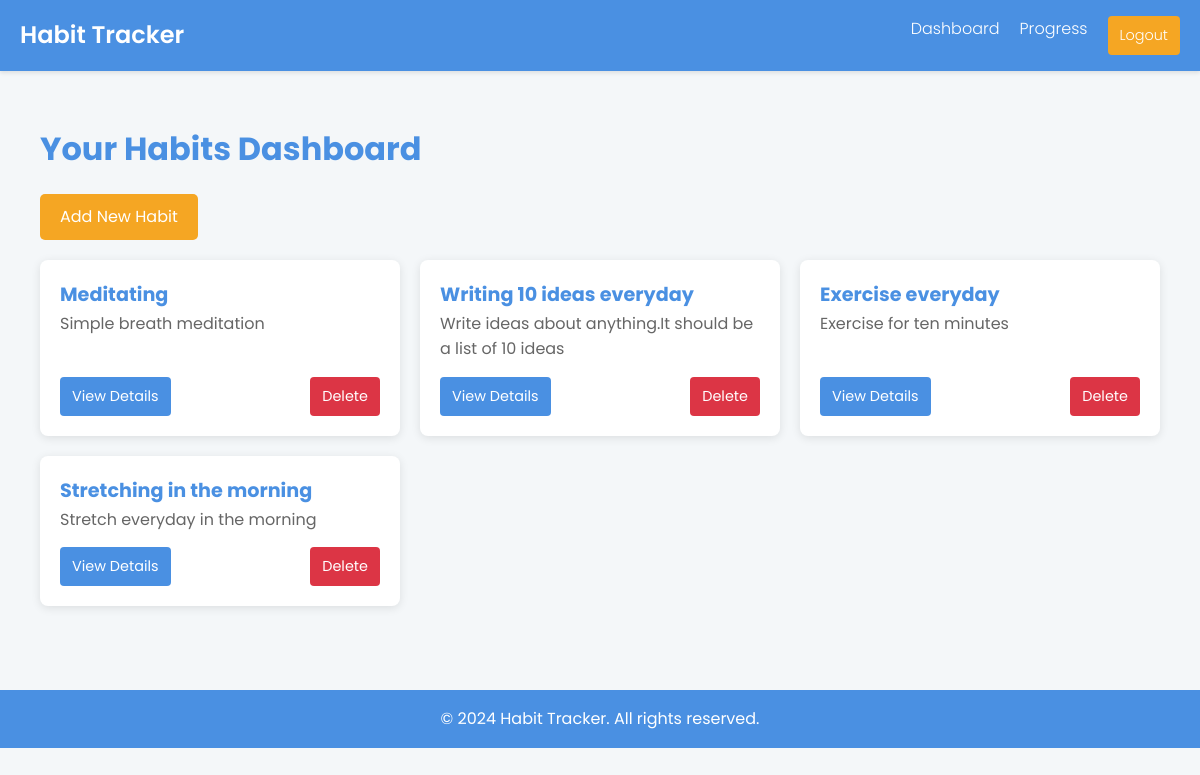
Screenshot of /habits/ (signed in) with the database file from the repository.
### habits/models.py (models this page shows, shortened)
class Habit(models.Model):
    user = models.ForeignKey(User, on_delete=models.CASCADE)
    name = models.CharField(max_length=100)
    description = models.TextField(blank=True)
    created_at = models.DateTimeField(auto_now_add=True)

### habits/views.py (the view)
# urls.py: path('', views.dashboard, name='dashboard'),
@login_required
def dashboard(request):
    habits = Habit.objects.filter(user=request.user)
    return render(request, 'habits/dashboard.html', {'habits': habits})

### templates/habits/dashboard.html (shortened to what this page needs)
{% extends 'base.html' %}
{% block content %}
<div class="dashboard-container">
    <h1>Your Habits Dashboard</h1>
    <a href="{% url 'create_habit' %}" class="add-habit-button">Add New Habit</a>
    <div class="habits-grid">
        {% for habit in habits %}
            <div class="habit-card">
                <h3>{{ habit.name }}</h3>
                <p>{{ habit.description }}</p>
                <div class="habit-actions">
                    <a href="{% url 'habit_detail' habit.id %}" class="btn btn-primary">View Details</a>
                    <a href="{% url 'delete_habit' habit.id %}" class="btn btn-danger">Delete</a>
                </div>
            </div>
        {% empty %}
            <div class="empty-state">
                <p>You haven't created any habits yet.</p>
                <a href="{% url 'create_habit' %}" class="add-habit-button">Create Your First Habit</a>
            </div>
        {% endfor %}
    </div>
</div>
{% endblock %}

### templates/base.html (style rules this page uses)
:root { --primary-color: #4a90e2; --secondary-color: #f5a623; --background-color: #f4f7f9; --text-color: #333; --light-text-color: #666; --white: #ffffff; --success-color: #28a745; --error-color: #dc3545; }
* { margin: 0; padding: 0; box-sizing: border-box; }
body { font-family: 'Poppins', Arial, sans-serif; line-height: 1.6; color: var(--text-color); background-color: var(--background-color); }
.btn { display: inline-block; padding: 0.5rem 1rem; background-color: var(--secondary-color); color: var(--white); text-decoration: none; border: none; border-radius: 5px; cursor: pointer; transition: background-color 0.3s ease; }

### templates/habits/dashboard.html (style rules this page uses)
.dashboard-container { max-width: 1200px; margin: 0 auto; padding: 20px; }
h1 { margin-bottom: 20px; color: var(--primary-color); }
.add-habit-button { display: inline-block; background-color: var(--secondary-color); color: white; padding: 10px 20px; border-radius: 5px; text-decoration: none; margin-bottom: 20px; transition: background-color 0.3s ease; }
.habits-grid { display: grid; grid-template-columns: repeat(auto-fill, minmax(280px, 1fr)); gap: 20px; }
.habit-card { background-color: white; border-radius: 8px; padding: 20px; box-shadow: 0 2px 10px rgba(0, 0, 0, 0.1); display: flex; flex-direction: column; }
.habit-card h3 { margin-top: 0; color: var(--primary-color); font-size: 1.2rem; }
.habit-card p { flex-grow: 1; margin-bottom: 15px; color: var(--light-text-color); }
.habit-actions { display: flex; justify-content: space-between; margin-top: auto; }
.btn { padding: 8px 12px; border-radius: 4px; text-decoration: none; font-size: 0.9rem; transition: background-color 0.3s ease; }
.btn-primary { background-color: var(--primary-color); color: white; }
.btn-danger { background-color: var(--error-color); color: white; }

### rows the page displays
Habit: name "Meditating", description "Simple breath meditation"
Habit: name "Writing 10 ideas everyday", description "Write ideas about anything.It should be a list of 10 ideas"
Habit: name "Exercise everyday", description "Exercise for ten minutes"
Habit: name "Stretching in the morning", description "Stretch everyday in the morning"
